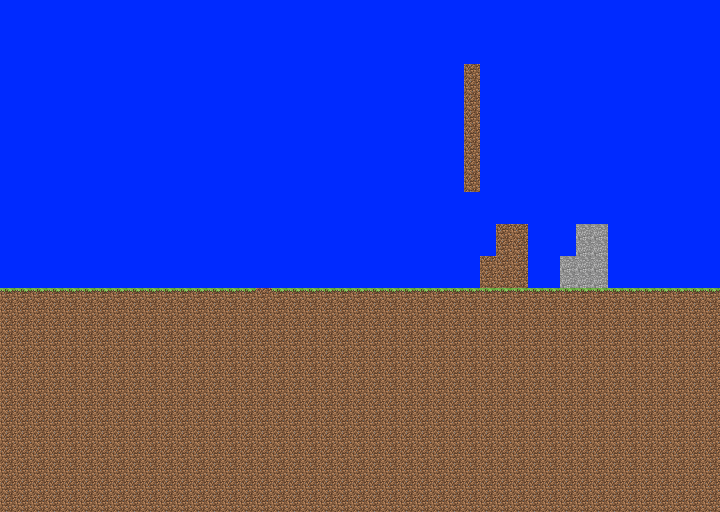

A 2D game scene composited from a Tiled map and its tileset images. What follows is a short description and the map's XML, with every tile layer's data as written:
An orthogonal 45x32 tile map with 16x16 px tiles, 1 tile layer (Layer).

<map version="1.10" tiledversion="1.11.0" orientation="orthogonal" renderorder="right-down" width="45" height="32" tilewidth="16" tileheight="16" infinite="0" nextlayerid="4" nextobjectid="1">
 <tileset firstgid="1" name="MCtileset" tilewidth="16" tileheight="16" tilecount="256" columns="16">
  <image source="minecraft_tilset.png" width="256" height="256" />
  <tile id="0">
   <properties>
    <property name="block" value="true" />
    <property name="type" value="rock" />
   </properties>
  </tile>
  <tile id="1">
   <properties>
    <property name="block" value="true" />
   </properties>
  </tile>
  <tile id="2">
   <properties>
    <property name="block" value="true" />
    <property name="type" value="soil" />
   </properties>
  </tile>
  <tile id="3">
   <properties>
    <property name="block" value="true" />
    <property name="type" value="soil" />
   </properties>
  </tile>
  <tile id="4">
   <properties>
    <property name="block" value="true" />
    <property name="type" value="wood" />
   </properties>
  </tile>
  <tile id="14">
   <properties>
    <property name="type" value="sky" />
   </properties>
  </tile>
 </tileset>
 <layer id="3" name="Layer" width="45" height="32">
  <data encoding="csv">
15,15,15,15,15,15,15,15,15,15,15,15,15,15,15,15,15,15,15,15,15,15,15,15,15,15,15,15,15,15,15,15,15,15,15,15,15,15,15,15,15,15,15,15,15,
15,15,15,15,15,15,15,15,15,15,15,15,15,15,15,15,15,15,15,15,15,15,15,15,15,15,15,15,15,15,15,15,15,15,15,15,15,15,15,15,15,15,15,15,15,
15,15,15,15,15,15,15,15,15,15,15,15,15,15,15,15,15,15,15,15,15,15,15,15,15,15,15,15,15,15,15,15,15,15,15,15,15,15,15,15,15,15,15,15,15,
15,15,15,15,15,15,15,15,15,15,15,15,15,15,15,15,15,15,15,15,15,15,15,15,15,15,15,15,15,15,15,15,15,15,15,15,15,15,15,15,15,15,15,15,15,
15,15,15,15,15,15,15,15,15,15,15,15,15,15,15,15,15,15,15,15,15,15,15,15,15,15,15,15,15,3,15,15,15,15,15,15,15,15,15,15,15,15,15,15,15,
15,15,15,15,15,15,15,15,15,15,15,15,15,15,15,15,15,15,15,15,15,15,15,15,15,15,15,15,15,3,15,15,15,15,15,15,15,15,15,15,15,15,15,15,15,
15,15,15,15,15,15,15,15,15,15,15,15,15,15,15,15,15,15,15,15,15,15,15,15,15,15,15,15,15,3,15,15,15,15,15,15,15,15,15,15,15,15,15,15,15,
15,15,15,15,15,15,15,15,15,15,15,15,15,15,15,15,15,15,15,15,15,15,15,15,15,15,15,15,15,3,15,15,15,15,15,15,15,15,15,15,15,15,15,15,15,
15,15,15,15,15,15,15,15,15,15,15,15,15,15,15,15,15,15,15,15,15,15,15,15,15,15,15,15,15,3,15,15,15,15,15,15,15,15,15,15,15,15,15,15,15,
15,15,15,15,15,15,15,15,15,15,15,15,15,15,15,15,15,15,15,15,15,15,15,15,15,15,15,15,15,3,15,15,15,15,15,15,15,15,15,15,15,15,15,15,15,
15,15,15,15,15,15,15,15,15,15,15,15,15,15,15,15,15,15,15,15,15,15,15,15,15,15,15,15,15,3,15,15,15,15,15,15,15,15,15,15,15,15,15,15,15,
15,15,15,15,15,15,15,15,15,15,15,15,15,15,15,15,15,15,15,15,15,15,15,15,15,15,15,15,15,3,15,15,15,15,15,15,15,15,15,15,15,15,15,15,15,
15,15,15,15,15,15,15,15,15,15,15,15,15,15,15,15,15,15,15,15,15,15,15,15,15,15,15,15,15,15,15,15,15,15,15,15,15,15,15,15,15,15,15,15,15,
15,15,15,15,15,15,15,15,15,15,15,15,15,15,15,15,15,15,15,15,15,15,15,15,15,15,15,15,15,15,15,15,15,15,15,15,15,15,15,15,15,15,15,15,15,
15,15,15,15,15,15,15,15,15,15,15,15,15,15,15,15,15,15,15,15,15,15,15,15,15,15,15,15,15,15,15,3,3,15,15,15,1,1,15,15,15,15,15,15,15,
15,15,15,15,15,15,15,15,15,15,15,15,15,15,15,15,15,15,15,15,15,15,15,15,15,15,15,15,15,15,15,3,3,15,15,15,1,1,15,15,15,15,15,15,15,
15,15,15,15,15,15,15,15,15,15,15,15,15,15,15,15,15,15,15,15,15,15,15,15,15,15,15,15,15,15,3,3,3,15,15,1,1,1,15,15,15,15,15,15,15,
15,15,15,15,15,15,15,15,15,15,15,15,15,15,15,15,15,15,15,15,15,15,15,15,15,15,15,15,15,15,3,3,3,15,15,1,1,1,15,15,15,15,15,15,15,
4,4,4,4,4,4,4,4,4,4,4,4,4,4,4,4,3,4,4,4,4,4,4,4,4,4,4,4,4,4,4,4,4,4,4,4,4,4,4,4,4,4,4,4,4,
3,3,3,3,3,3,3,3,3,3,3,3,3,3,3,3,3,3,3,3,3,3,3,3,3,3,3,3,3,3,3,3,3,3,3,3,3,3,3,3,3,3,3,3,3,
3,3,3,3,3,3,3,3,3,3,3,3,3,3,3,3,3,3,3,3,3,3,3,3,3,3,3,3,3,3,3,3,3,3,3,3,3,3,3,3,3,3,3,3,3,
3,3,3,3,3,3,3,3,3,3,3,3,3,3,3,3,3,3,3,3,3,3,3,3,3,3,3,3,3,3,3,3,3,3,3,3,3,3,3,3,3,3,3,3,3,
3,3,3,3,3,3,3,3,3,3,3,3,3,3,3,3,3,3,3,3,3,3,3,3,3,3,3,3,3,3,3,3,3,3,3,3,3,3,3,3,3,3,3,3,3,
3,3,3,3,3,3,3,3,3,3,3,3,3,3,3,3,3,3,3,3,3,3,3,3,3,3,3,3,3,3,3,3,3,3,3,3,3,3,3,3,3,3,3,3,3,
3,3,3,3,3,3,3,3,3,3,3,3,3,3,3,3,3,3,3,3,3,3,3,3,3,3,3,3,3,3,3,3,3,3,3,3,3,3,3,3,3,3,3,3,3,
3,3,3,3,3,3,3,3,3,3,3,3,3,3,3,3,3,3,3,3,3,3,3,3,3,3,3,3,3,3,3,3,3,3,3,3,3,3,3,3,3,3,3,3,3,
3,3,3,3,3,3,3,3,3,3,3,3,3,3,3,3,3,3,3,3,3,3,3,3,3,3,3,3,3,3,3,3,3,3,3,3,3,3,3,3,3,3,3,3,3,
3,3,3,3,3,3,3,3,3,3,3,3,3,3,3,3,3,3,3,3,3,3,3,3,3,3,3,3,3,3,3,3,3,3,3,3,3,3,3,3,3,3,3,3,3,
3,3,3,3,3,3,3,3,3,3,3,3,3,3,3,3,3,3,3,3,3,3,3,3,3,3,3,3,3,3,3,3,3,3,3,3,3,3,3,3,3,3,3,3,3,
3,3,3,3,3,3,3,3,3,3,3,3,3,3,3,3,3,3,3,3,3,3,3,3,3,3,3,3,3,3,3,3,3,3,3,3,3,3,3,3,3,3,3,3,3,
3,3,3,3,3,3,3,3,3,3,3,3,3,3,3,3,3,3,3,3,3,3,3,3,3,3,3,3,3,3,3,3,3,3,3,3,3,3,3,3,3,3,3,3,3,
3,3,3,3,3,3,3,3,3,3,3,3,3,3,3,3,3,3,3,3,3,3,3,3,3,3,3,3,3,3,3,3,3,3,3,3,3,3,3,3,3,3,3,3,3
</data>
 </layer>
</map>
